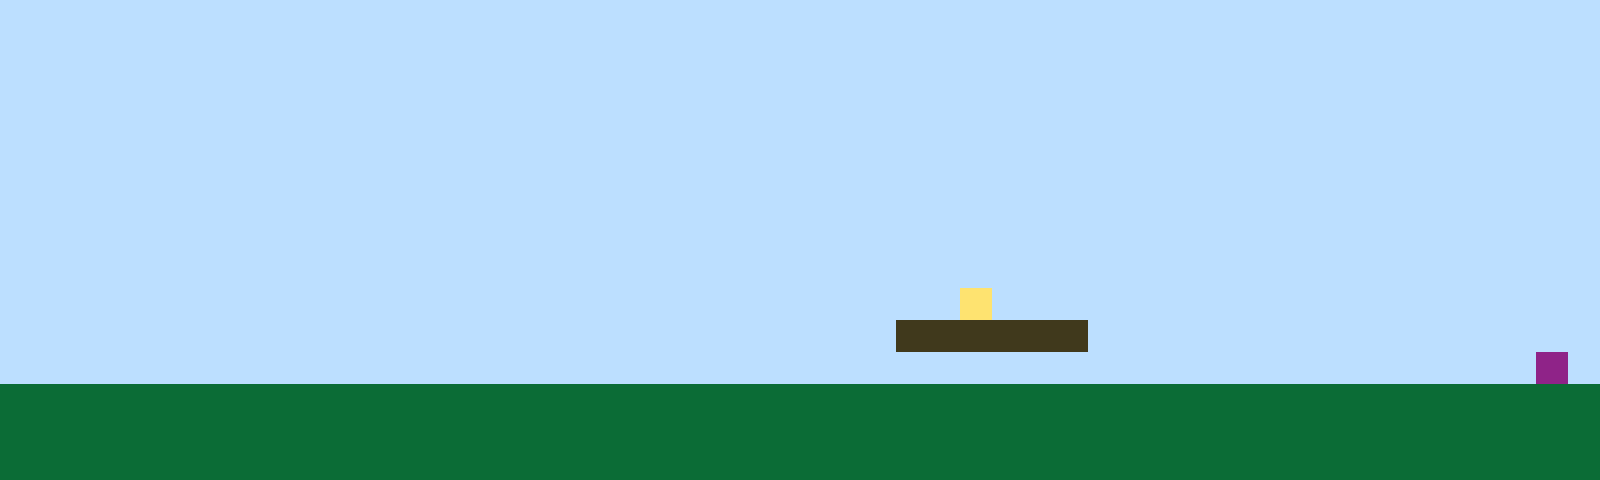

Tiled map render using the project's own tile images. Description and the whole map definition, tile-layer contents included, below:
An orthogonal 50x15 tile map with 32x32 px tiles, 1 tile layer (Tile Layer 1).

<map version="1.10" tiledversion="1.11.2" orientation="orthogonal" renderorder="right-up" width="50" height="15" tilewidth="32" tileheight="32" infinite="0" nextlayerid="2" nextobjectid="1"><editorsettings><export target="map1.csv" format="csv" /></editorsettings><tileset firstgid="1" name="sprites" tilewidth="32" tileheight="32" tilecount="6" columns="3"><image source="sprites.png" width="96" height="64" /></tileset><layer id="1" name="Tile Layer 1" width="50" height="15"><data encoding="csv">1,1,1,1,1,1,1,1,1,1,1,1,1,1,1,1,1,1,1,1,1,1,1,1,1,1,1,1,1,1,1,1,1,1,1,1,1,1,1,1,1,1,1,1,1,1,1,1,1,1,1,1,1,1,1,1,1,1,1,1,1,1,1,1,1,1,1,1,1,1,1,1,1,1,1,1,1,1,1,1,1,1,1,1,1,1,1,1,1,1,1,1,1,1,1,1,1,1,1,1,1,1,1,1,1,1,1,1,1,1,1,1,1,1,1,1,1,1,1,1,1,1,1,1,1,1,1,1,1,1,1,1,1,1,1,1,1,1,1,1,1,1,1,1,1,1,1,1,1,1,1,1,1,1,1,1,1,1,1,1,1,1,1,1,1,1,1,1,1,1,1,1,1,1,1,1,1,1,1,1,1,1,1,1,1,1,1,1,1,1,1,1,1,1,1,1,1,1,1,1,1,1,1,1,1,1,1,1,1,1,1,1,1,1,1,1,1,1,1,1,1,1,1,1,1,1,1,1,1,1,1,1,1,1,1,1,1,1,1,1,1,1,1,1,1,1,1,1,1,1,1,1,1,1,1,1,1,1,1,1,1,1,1,1,1,1,1,1,1,1,1,1,1,1,1,1,1,1,1,1,1,1,1,1,1,1,1,1,1,1,1,1,1,1,1,1,1,1,1,1,1,1,1,1,1,1,1,1,1,1,1,1,1,1,1,1,1,1,1,1,1,1,1,1,1,1,1,1,1,1,1,1,1,1,1,1,1,1,1,1,1,1,1,1,1,1,1,1,1,1,1,1,1,1,1,1,1,1,1,1,1,1,1,1,1,1,1,1,1,1,1,1,1,1,1,1,1,1,1,1,1,1,1,1,1,1,1,1,1,1,1,1,1,1,1,1,1,1,1,1,1,1,1,1,1,1,1,1,1,1,1,1,1,1,1,1,1,1,1,1,1,1,1,1,1,1,1,1,1,1,1,1,1,1,1,1,1,1,1,1,1,1,1,1,1,1,1,1,1,1,1,1,1,1,1,1,1,1,1,1,1,1,1,1,1,1,1,1,1,1,1,1,1,1,1,1,1,1,1,1,4,1,1,1,1,1,1,1,1,1,1,1,1,1,1,1,1,1,1,1,1,1,1,1,1,1,1,1,1,1,1,1,1,1,1,1,1,1,1,1,1,1,1,1,1,1,1,1,3,3,3,3,3,3,1,1,1,1,1,1,1,1,1,1,1,1,1,1,1,1,1,1,1,1,1,1,1,1,1,1,1,1,1,1,1,1,1,1,1,1,1,1,1,1,1,1,1,1,1,1,1,1,1,1,1,1,1,1,1,1,1,1,1,1,1,1,1,1,6,1,2,2,2,2,2,2,2,2,2,2,2,2,2,2,2,2,2,2,2,2,2,2,2,2,2,2,2,2,2,2,2,2,2,2,2,2,2,2,2,2,2,2,2,2,2,2,2,2,2,2,2,2,2,2,2,2,2,2,2,2,2,2,2,2,2,2,2,2,2,2,2,2,2,2,2,2,2,2,2,2,2,2,2,2,2,2,2,2,2,2,2,2,2,2,2,2,2,2,2,2,2,2,2,2,2,2,2,2,2,2,2,2,2,2,2,2,2,2,2,2,2,2,2,2,2,2,2,2,2,2,2,2,2,2,2,2,2,2,2,2,2,2,2,2,2,2,2,2,2,2</data></layer></map>
